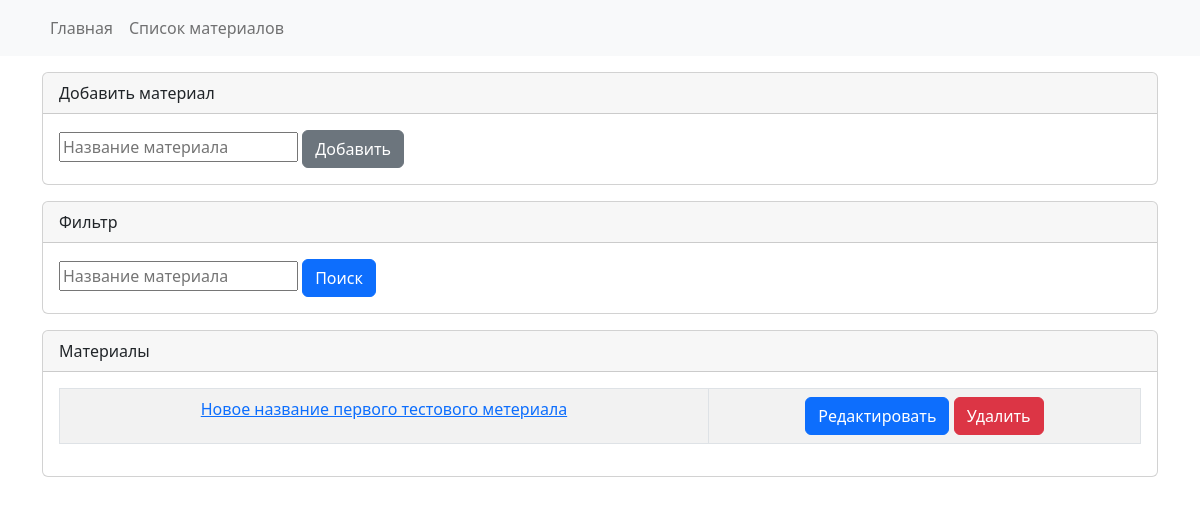
The page /adm/materials (signed in) on the database as committed earlier.
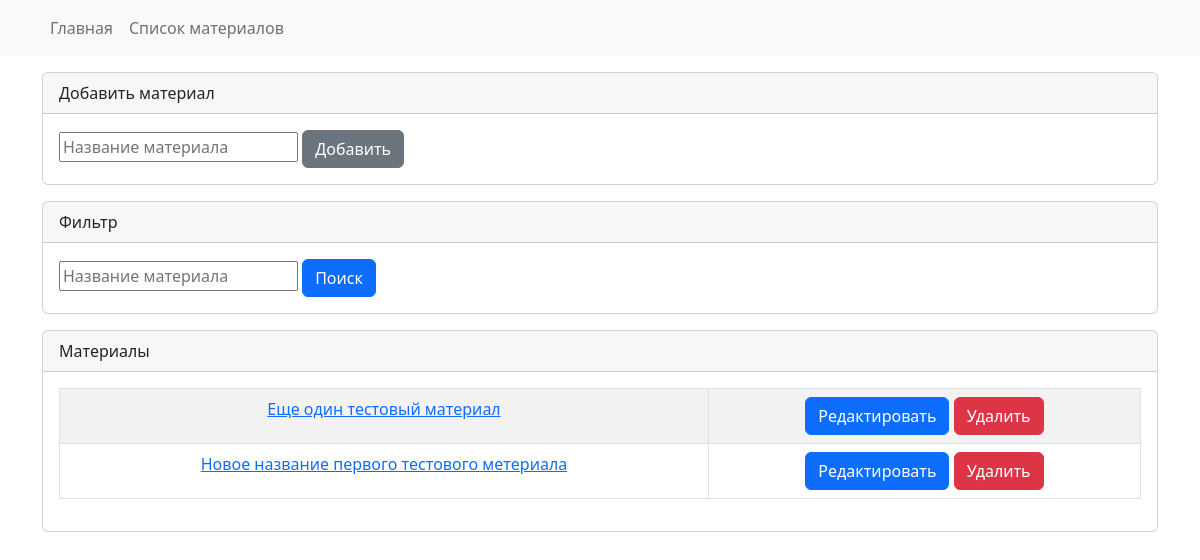
The same page on the database as committed later.
### reviews_system_app/models.py (models this page shows)
class Materials(db.Model):
    id = db.Column(db.Integer, primary_key=True)
    title =  db.Column(db.Text, nullable=False)
    reviews = db.relationship('Reviews', backref='material')

### reviews_system_app/admin_views.py (the view)
@app.route(prefix + '/materials', methods=['POST','GET'])
@login_required
def adminMaterials():
    material_title = str(request.args.get('material_title'))
    all_materials_filters = []
    if(material_title != 'None'):
        print(material_title)
        all_materials_filters.append(Materials.title.like("%"+material_title+"%"))
    if request.method == 'POST':
        materialTitle = str(request.form.get('materialTitle'))
        material = Materials(title = materialTitle)
        try:
            db.session.add(material)
            db.session.commit()
            flash('Материал успешно создан!')
            return redirect(request.url)
        except:
            flash('Ошибка при добавлении материала!')
            return redirect(request.url)
    else:
        materials = Materials.query.order_by(Materials.title).filter(*all_materials_filters).all()
        return render_template('admin/pages/materials/materials.html', title="Материалы", materials=materials)

### reviews_system_app/models.py (called while the page is built)
@login_manager.user_loader
def load_user(user_id):
    return db.session.query(User).get(user_id)

### reviews_system_app/templates/admin/pages/materials/materials.html (shortened to what this page needs)
{% extends "admin/index.html" %}
{% block content %}
<section class="my-3">
    <div class="container">
        <div class="d-grid gap-3">
            <div class="card">
                <div class="card-header">
                    Добавить материал
                </div>
                <div class="card-body">
                    <form method="post">
                        <input id="materialTitle" name="materialTitle" type="text"
                            placeholder="Название материала" autofocus required>
                        <input type="submit" id="submit" class="btn btn-secondary" value="Добавить">
                    </form>
                </div>
            </div>
            <div class="card">
                <div class="card-header">
                    Фильтр
                </div>
                <div class="card-body">
                    <form method="get">
                        <input id="material_title" name="material_title" type="text" placeholder="Название материала"
                            autofocus required>
                        <input type="submit" class="btn btn-primary" id="submit" value="Поиск">
                    </form>
                </div>
            </div>
            <div class="card">
                <div class="card-header">
                    Материалы
                </div>
                <div class="card-body">
                    <table class="table table-bordered table-striped table-hover border-gray-800">
                        {% for material in materials %}
                        <tr>
                            <td align="center">
                                <a href="{{url_for('adminReviews', material_id=material.id)}}">{{material.title}}</a>
                            </td>
                            <td align="center">
                                <a href="{{url_for('adminMaterialEdit', material_id=material.id)}}"
                                    class="btn btn-primary">Редактировать</a>
                                <a href="{{url_for('adminMaterialDelete', material_id=material.id)}}"
                                    class="btn btn-danger" onclick="return confirm('Удалить материал?')">Удалить</a>
                            </td>
                        </tr>
                        {% endfor %}
                    </table>
                </div>
            </div>
        </div>
    </div>
</section>
{% endblock content %}

Rows that differ between the two databases and show on the page:
added Materials: title "Еще один тестовый материал"
